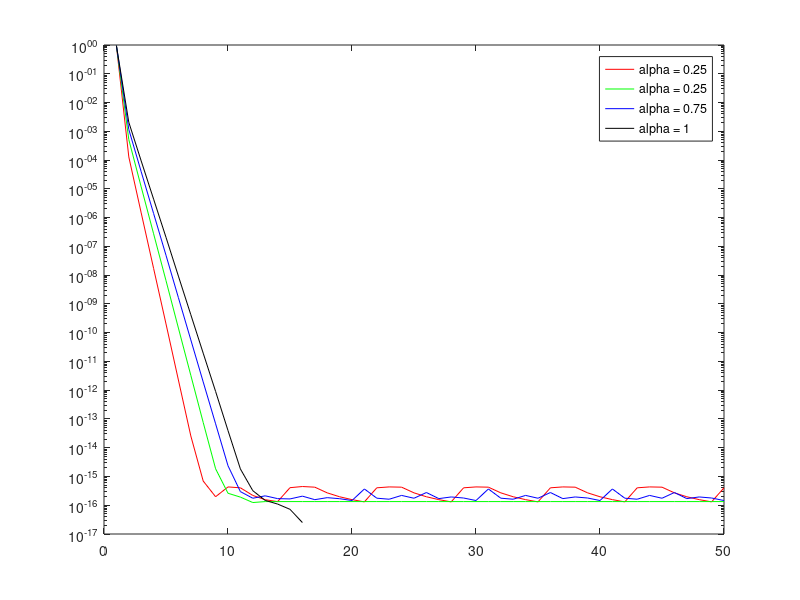

Reproduce this figure in MATLAB.
clear; clc;

A = importdata('AdjacencyMatrix.txt');
for i = 1:500
    if A(:,i) == zeros(1,500) % Replaces columns with all 0s with column of all 1s
        A(:,i) = ones(1,500);
    end
end

S = A*inv(diag(ones(1,500)*A));
alpha = 0.25:0.25:1;
colors = ['r','g','b','k'];
p_alpha = zeros(500,4); % used to store final p(alpha)
for i = 1:4
    G = alpha(i)*S + ((1-alpha(i))/500)*ones(500,500);
    v = zeros(50,500);
    v(1,:) = ones(1,500)/500;% random initial guess
    error = 1:50;
    for k = 1:50
       v(k+1,:) = G*v(k,:)';
       norm_constant = norm(G*v(k,:)',2);
       v(k+1,:) = v(k+1,:)/norm_constant;
       error(k) = norm(v(k+1,:)-v(k,:),2)/norm(v(k+1,:),2);
    end
    semilogy(1:50,error,colors(i));
    hold on;
    p_alpha(:,i) = v(end,:); % adds final p(alpha) to p_alpha
end
legend('alpha = 0.25', 'alpha = 0.25', 'alpha = 0.75', 'alpha = 1')

rel_error_25 = norm(p_alpha(:,1)-p_alpha(:,4),2)/norm(p_alpha(:,4),2)*100
rel_error_50 = norm(p_alpha(:,2)-p_alpha(:,4),2)/norm(p_alpha(:,4),2)*100
rel_error_75 = norm(p_alpha(:,3)-p_alpha(:,4),2)/norm(p_alpha(:,4),2)*100
